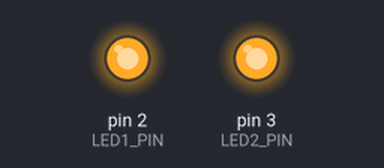
The sketch below on a simulated Arduino Uno, built with avr-gcc and run on an emulated ATmega328P. On the bench: output pins drawn as LEDs (lit = HIGH).

Above: at 0.5 s.
At 1.5 s:
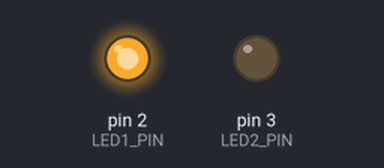
At 5.5 s:
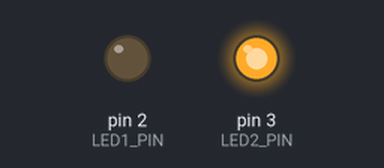
Timing chart, 0 to 6.9 s (numbered marks = the images above):
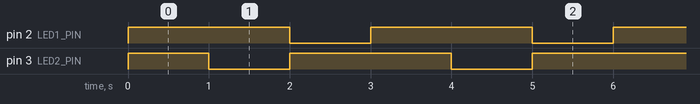

The sketch:

lab6_part2.ino
```cpp
const uint8_t LED1_PIN = 2;
const uint8_t LED2_PIN = 3;

int pin1Val = 0;
int pin2Val = 0;

void setup() {
  // put your setup code here, to run once:
  pinMode(LED1_PIN, OUTPUT);
  pinMode(LED2_PIN, OUTPUT);
}

void loop() {

  //part two
  digitalWrite(LED2_PIN, HIGH);
  digitalWrite(LED1_PIN, HIGH);
  delay(1000);
  digitalWrite(LED2_PIN, LOW);
  delay(1000);
  digitalWrite(LED1_PIN, LOW);
  digitalWrite(LED2_PIN, HIGH);
  delay(1000);

}
```

Measured:
- by itself, pin 2 (LED1_PIN): alternates HIGH for 2.0 s and LOW for 1.0 s
- by itself, pin 3 (LED2_PIN): repeats every 3.0 s: LOW 1.0 s, HIGH 2.0 s
- by itself, everything shown: repeats every 3.0 s, in 3 steps
